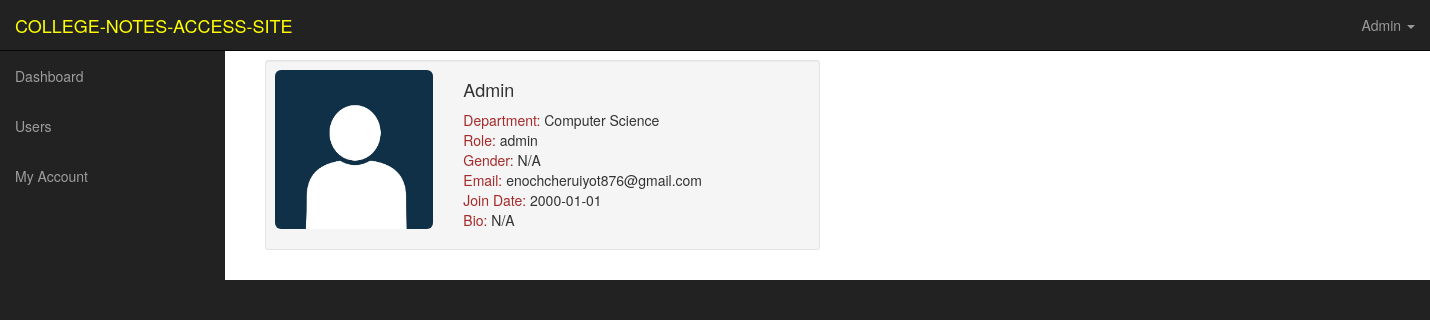
Screenshot of /dashboard/viewprofile.php?name=Admin (signed in) with the database file from the repository.
### tables this page shows
CREATE TABLE `users` (
  `id` int(11) NOT NULL,
  `username` varchar(225) NOT NULL,
  `name` varchar(225) NOT NULL,
  `about` varchar(300) NOT NULL DEFAULT 'N/A',
  `role` varchar(225) NOT NULL,
  `email` varchar(225) NOT NULL,
  `token` varchar(225) NOT NULL,
  `gender` varchar(225) NOT NULL,
  `password` varchar(225) NOT NULL,
  `course` varchar(225) NOT NULL,
  `image` varchar(225) NOT NULL DEFAULT 'profile.jpg',
  `joindate` varchar(225) NOT NULL
);

### dashboard/viewprofile.php (the view, shortened to what this page needs)
<?php
include ('includes/adminheader.php');
?>
<div id="wrapper">
       <?php include 'includes/adminnav.php';?>
        <div id="page-wrapper">
            <div class="container-fluid">
            <div class="row">
                    <div class="col-lg-8">
<?php
if (isset($_GET['name'])) {
    $user = mysqli_real_escape_string($conn , $_GET['name']);
    $query = "SELECT * FROM users WHERE username= '$user' ";
    $run_query = mysqli_query($conn, $query) or die(mysqli_error($conn)) ;
    if (mysqli_num_rows($run_query) > 0 ) {
    while ($row = mysqli_fetch_array($run_query)) {
	$name = $row['name'];
	$email = $row['email'];
	$course = $row['course'];
	$role = $row['role'];
	$bio = $row['about'];
	$image = $row['image'];
    $joindate = $row['joindate'];
    $gender = $row['gender'];
}
}
?>
<div class="container">
    <div class="row">
        <div class="col-xs-12 col-sm-6 col-md-6">
            <div class="well well-sm">
                <div class="row">
                    <div class="col-sm-6 col-md-4">
                        <img src="profilepics/<?php echo $image; ?>" size=300x500 alt="" class="img-rounded img-responsive" />
                    </div>
                    <div class="col-sm-6 col-md-8">
                        <h4>
                           <?php echo $name; ?></h4>
                        <p>
                            <font color= "brown" > Department: </font> <?php echo $course; ?>
                            <br/>
                            <font color= "brown" > Role: </font> <?php echo $role; ?>
                            <br/>
                            <font color= "brown" > Gender: </font> <?php echo $gender; ?>
                            <br/>
                            <font color="brown">  Email: </font> <?php echo $email; ?>
                            <br />
                            <font color="brown"> Join Date: </font> <?php echo $joindate; ?>
                            <br/>
                            <font color="brown" > Bio: </font> <?php echo $bio; ?>
                            </p>
                        </div>
                    </div>
                </div>
            </div>
        </div>
    </div>
</div>
</body>
</html>
<?php } else {
    header("location:index.php");
    } ?>

### dashboard/includes/adminheader.php (shortened to what this page needs)
<!DOCTYPE html>
<html lang="en">
<head>
    <link href="css/bootstrap.min.css" rel="stylesheet">
    <link href="css/dashboard/sb-admin.css" rel="stylesheet">
</head>
<body>

### dashboard/includes/adminnav.php (shortened to what this page needs)
 <nav class="navbar navbar-inverse navbar-fixed-top" role="navigation">
            <div class="navbar-header">
                <a class="navbar-brand" href="./index.php" style="color:yellow;">COLLEGE-NOTES-ACCESS-SITE</a>
            </div>
            <ul class="nav navbar-right top-nav">
                <li class="dropdown">
                    <a href="#" class="dropdown-toggle" data-toggle="dropdown"><i class="fa fa-user"></i> <?php echo $_SESSION['name']; ?> <b class="caret"></b></a>
                </li>
            </ul>
<div class="collapse navbar-collapse navbar-ex1-collapse">
                <ul class="nav navbar-nav side-nav">
                    <li>
                        <a href="index.php" class="active"><i class="fa fa-fw fa-dashboard" ></i> Dashboard</a>
                    </li>
                <?php if($_SESSION['role'] == 'admin') {
                    ?>
                   <li>
                         <a href="javascript:;" data-toggle="collapse" data-target="#user"><i class="fa fa-fw fa-users"></i> Users <i class="fa fa-fw fa-caret-down"></i></a>
                    </li>
                    <li>
                        <a href="javascript:;" class="dropdown-toggle" data-toggle="collapse" data-target="#posts"><i class="fa fa-fw fa-file-text"></i> My Account <i class="fa fa-fw fa-caret-down"></i></a>
                        </li>
<?php } ?>
                </ul>
            </div>
        </nav>

### dashboard/css/sb-admin.css (style rules this page uses)
body { margin-top: 100px; background-color:#222; }
@media (min-width:768px) { body { margin-top: 50px; } }
#wrapper { padding-left: 0; }
#page-wrapper { width: 100%; padding: 0; background-color: #fff; }
@media (min-width:768px) { #wrapper { padding-left: 225px; } }
@media (min-width:768px) { #page-wrapper { padding: 10px; } }
.top-nav { padding: 0 15px; }
.top-nav>li { display: inline-block; float: left; }
.top-nav>li>a { padding-top: 15px; padding-bottom: 15px; line-height: 20px; color: #999; }
@media (min-width:768px) { .side-nav { position: fixed; top: 51px; left: 225px; width: 225px; margin-left: -225px; border: none; border-radius: 0; overflow-y: auto; background-color: #222; bottom: 0; overflow-x: hidden; padding-bottom: 40px; } }
@media (min-width:768px) { .side-nav>li>a { width: 225px; } }

### rows the page displays
users: image (placeholder picture), name "Admin", course "Computer Science", role "admin", gender "N/A", email "enochcheruiyot876@gmail.com", joindate "2000-01-01", about "N/A"

### other values shown
$_SESSION['name'] "Admin"
